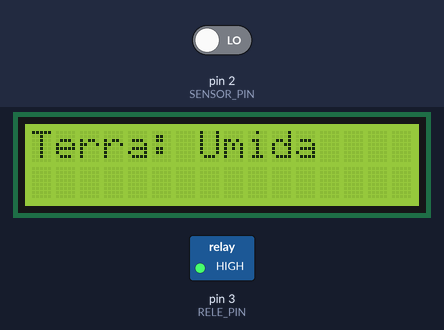
Bench run of a sketch on a simulated Arduino Uno, built with avr-gcc and run on an emulated ATmega328P. Parts: 16×2 character LCD, switched loads named in the sketch (green lamp = pin HIGH). The test bench sets the inputs (shaded band); at power-on: pin 2 (SENSOR_PIN) LOW.

Above: at 1.2 s.
1.3 s: pin 2 (SENSOR_PIN) driven HIGH
At 2.8 s:
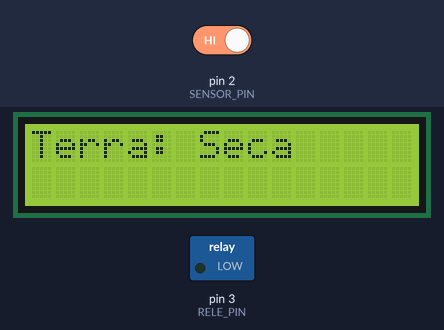
3.6 s: pin 2 (SENSOR_PIN) driven LOW
At 5.4 s:
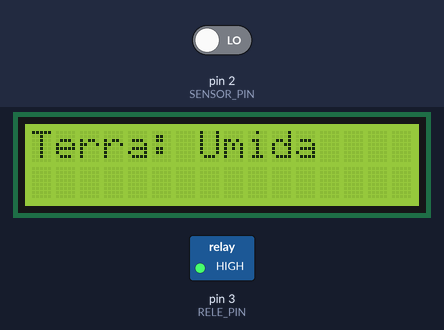
Timing chart, 0 to 6.9 s (numbered marks = the images above; inputs shaded):
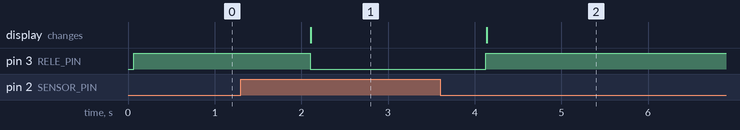

The sketch:

sensor_irrigacao_fisico.ino
```cpp
#include <Wire.h>
#include <LiquidCrystal_I2C.h>

#define SENSOR_PIN 2
#define RELE_PIN   3

#define ENDERECO 0x3F
#define COLUNAS  16
#define LINHAS   2

#define DELAY 1000

LiquidCrystal_I2C lcd(ENDERECO, COLUNAS, LINHAS);

void setup() {
  lcd.init();
  lcd.backlight();
  lcd.clear();

  pinMode(RELE_PIN, OUTPUT);
  pinMode(SENSOR_PIN, INPUT);

  digitalWrite(RELE_PIN, HIGH);
}

void loop() {
  lcd.clear();
  lcd.setCursor(0, 0);

  bool irrigar = digitalRead(SENSOR_PIN);

  if (irrigar) {
    digitalWrite(RELE_PIN, LOW);
    lcd.print("Terra: Seca");
  }

  else {
    digitalWrite(RELE_PIN, HIGH);
    lcd.print("Terra: Umida");
  }

  delay(DELAY);
}
```

Measured:
- after the input at 1.3 s, pin 3 (RELE_PIN): HIGH → LOW after 0.80 s; the display: changes after 0.81 s (image 1)
- after the input at 3.6 s, pin 3 (RELE_PIN): LOW → HIGH after 0.53 s; the display: changes after 0.54 s (image 2)
